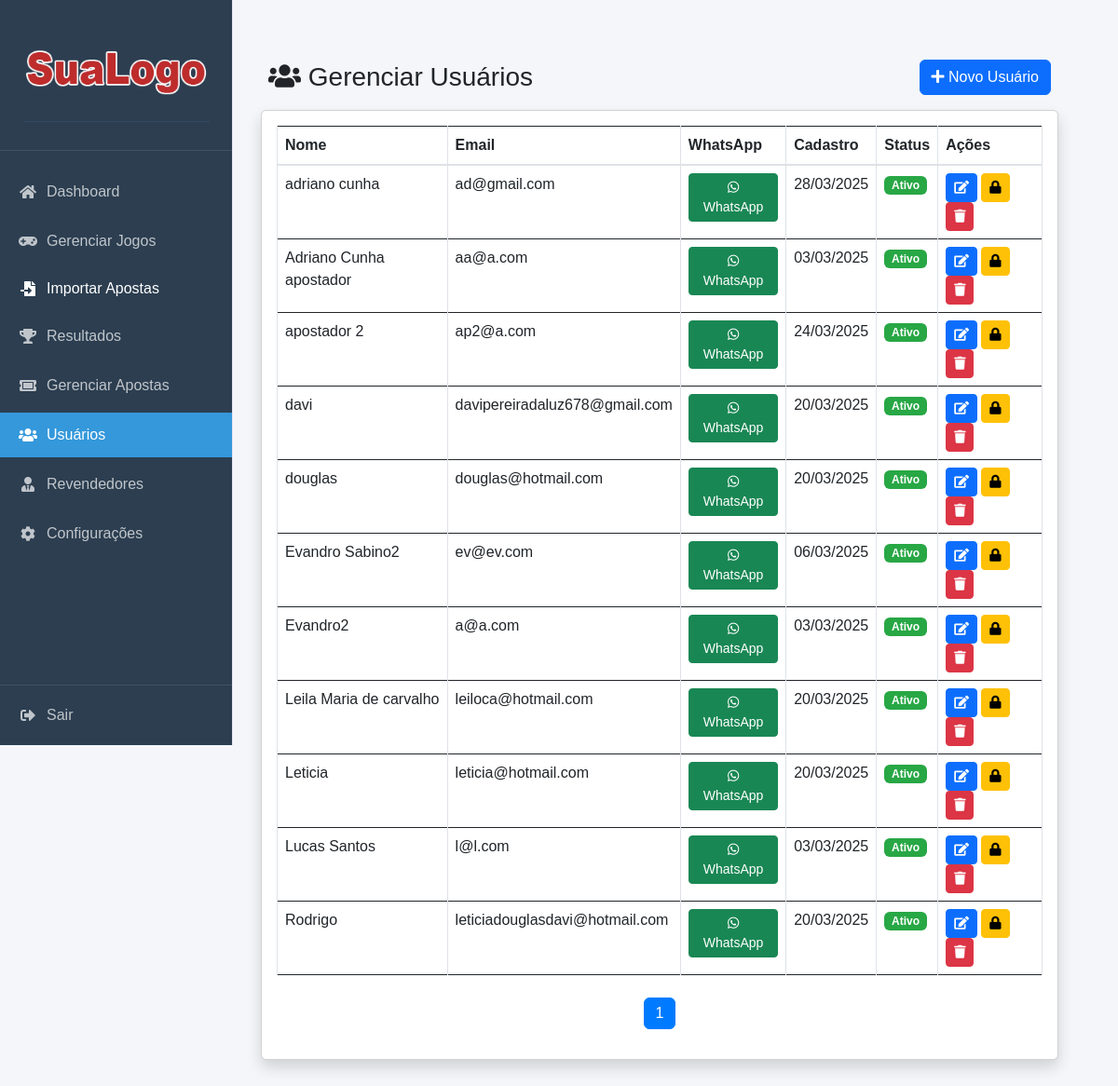
Page /admin/gerenciar_usuarios.php (signed in) on the committed database.
### tables this page shows
CREATE TABLE `usuarios` (
  `id` int NOT NULL,
  `nome` varchar(100) NOT NULL,
  `email` varchar(100) NOT NULL,
  `telefone` varchar(20) DEFAULT NULL,
  `whatsapp` varchar(20) DEFAULT NULL,
  `senha` varchar(255) NOT NULL,
  `tipo` enum('admin','usuario','revendedor') DEFAULT 'usuario',
  `created_at` timestamp NULL DEFAULT CURRENT_TIMESTAMP,
  `revendedor_id` int DEFAULT NULL,
  `comissao` decimal(5,2) DEFAULT '0.00',
  `data_cadastro` datetime DEFAULT CURRENT_TIMESTAMP,
  `status` tinyint(1) DEFAULT '1'
);

### admin/gerenciar_usuarios.php (the view, shortened to what this page needs)
<?php
require_once '../config/database.php';
require_once 'includes/header.php';
$pagina = isset($_GET['pagina']) ? max(1, intval($_GET['pagina'])) : 1;
$itens_por_pagina = 50;
$offset = ($pagina - 1) * $itens_por_pagina;
$sql = "SELECT u.*, r.nome as nome_revendedor
        FROM usuarios u
        LEFT JOIN usuarios r ON u.revendedor_id = r.id
        WHERE u.tipo = 'usuario'";
$params = [];
$stmt_count = $pdo->prepare(str_replace('u.*, r.nome as nome_revendedor', 'COUNT(*) as total', $sql));
$stmt_count->execute($params);
$total = $stmt_count->fetch(PDO::FETCH_ASSOC)['total'];
$sql .= " ORDER BY u.nome LIMIT {$itens_por_pagina} OFFSET {$offset}";
$stmt = $pdo->prepare($sql);
$stmt->execute($params);
$usuarios = $stmt->fetchAll(PDO::FETCH_ASSOC);
$total_paginas = ceil($total / $itens_por_pagina);
?>
<div class="container-fluid">
    <div class="d-flex justify-content-between align-items-center mb-3 px-2">
        <h1 class="h3 mb-0 text-gray-800">
            <i class="fas fa-users"></i> Gerenciar Usuários
        </h1>
        <button class="btn btn-primary" onclick="novoUsuario()">
            <i class="fas fa-plus"></i> Novo Usuário
        </button>
    </div>
    <div class="card shadow">
        <div class="card-body px-2">
            <div class="table-responsive">
                <table class="table table-bordered table-hover" id="dataTable" width="100%" cellspacing="0">
                    <thead>
                        <tr>
                            <th>Nome</th>
                            <th>Email</th>
                            <th>WhatsApp</th>
                            <th>Cadastro</th>
                            <th>Status</th>
                            <th>Ações</th>
                        </tr>
                    </thead>
                    <tbody>
                        <?php foreach ($usuarios as $usuario): ?>
                        <tr>
                            <td><?php echo htmlspecialchars($usuario['nome']); ?></td>
                            <td><?php echo htmlspecialchars($usuario['email']); ?></td>
                            <td>
                                <?php if (!empty($usuario['whatsapp'])): ?>
                                    <a href="https://wa.me/<?php echo $usuario['whatsapp']; ?>" target="_blank" class="btn btn-success btn-sm">
                                        <i class="fab fa-whatsapp"></i> WhatsApp
                                    </a>
                                <?php endif; ?>
                            </td>
                            <td><?php echo isset($usuario['data_cadastro']) ? date('d/m/Y', strtotime($usuario['data_cadastro'])) : 'N/D'; ?></td>
                            <td>
                                <span class="badge badge-<?php echo isset($usuario['status']) && $usuario['status'] ? 'success' : 'danger'; ?>">
                                    <?php echo isset($usuario['status']) && $usuario['status'] ? 'Ativo' : 'Bloqueado'; ?>
                                </span>
                            </td>
                            <td>
                                <button class="btn btn-primary btn-sm btn-editar"
                                    data-id="<?php echo $usuario['id']; ?>"
                                    data-nome="<?php echo htmlspecialchars($usuario['nome']); ?>"
                                    data-email="<?php echo htmlspecialchars($usuario['email']); ?>"
                                    data-whatsapp="<?php echo htmlspecialchars($usuario['whatsapp'] ?? ''); ?>">
                                    <i class="fas fa-edit"></i>
                                </button>
                                <button class="btn btn-<?php echo isset($usuario['status']) && $usuario['status'] ? 'warning' : 'success'; ?> btn-sm btn-alternar-status"
                                    data-id="<?php echo $usuario['id']; ?>"
                                    title="<?php echo isset($usuario['status']) && $usuario['status'] ? 'Bloquear' : 'Desbloquear'; ?>">
                                    <i class="fas fa-<?php echo isset($usuario['status']) && $usuario['status'] ? 'lock' : 'unlock'; ?>"></i>
                                </button>
                                <button class="btn btn-danger btn-sm btn-excluir" data-id="<?php echo $usuario['id']; ?>">
                                    <i class="fas fa-trash"></i>
                                </button>
                            </td>
                        </tr>
                        <?php endforeach; ?>
                    </tbody>
                </table>
                <div class="d-flex justify-content-center mt-4">
                    <nav aria-label="Navegação de página">
                        <ul class="pagination">
                            <?php for($i = 1; $i <= $total_paginas; $i++): ?>
                                <li class="page-item <?php echo $i == $pagina ? 'active' : ''; ?>">
                                    <a class="page-link" href="?pagina=<?php echo $i; ?>"><?php echo $i; ?></a>
                                </li>
                            <?php endfor; ?>
                        </ul>
                    </nav>
                </div>
            </div>
        </div>
    </div>
</div>
<?php
require_once 'includes/layout.php';
?>

### admin/includes/header.php (style rules this page uses)
body { display: flex; min-height: 100vh; }

### admin/includes/layout.php (style rules this page uses)
* { margin: 0; padding: 0; box-sizing: border-box; }
body { font-family: Arial, sans-serif; background: #f5f6fa; }

### admin/gerenciar_usuarios.php (style rules this page uses)
.container-fluid { padding: 1.5rem !important; padding-left: 15rem !important; margin-left: 0 !important; }
.card { border-radius: 0.35rem; margin: 0 !important; }
.card-body { padding: 1rem !important; }
.table-responsive { margin: 0 !important; padding: 0 !important; }

### rows in the picture
usuarios: nome "adriano cunha", email "ad@gmail.com", data_cadastro "28/03/2025", status "Ativo"
usuarios: nome "Adriano Cunha apostador", email "aa@a.com", data_cadastro "03/03/2025", status "Ativo"
usuarios: nome "apostador 2", email "ap2@a.com", data_cadastro "24/03/2025", status "Ativo"
usuarios: nome "davi", email "davipereiradaluz678@gmail.com", data_cadastro "20/03/2025", status "Ativo"
usuarios: nome "douglas", email "douglas@hotmail.com", data_cadastro "20/03/2025", status "Ativo"
usuarios: nome "Evandro Sabino2", email "ev@ev.com", data_cadastro "06/03/2025", status "Ativo"
usuarios: nome "Evandro2", email "a@a.com", data_cadastro "03/03/2025", status "Ativo"
usuarios: nome "Leila Maria de carvalho", email "leiloca@hotmail.com", data_cadastro "20/03/2025", status "Ativo"
usuarios: nome "Leticia", email "leticia@hotmail.com", data_cadastro "20/03/2025", status "Ativo"
usuarios: nome "Lucas Santos", email "l@l.com", data_cadastro "03/03/2025", status "Ativo"
usuarios: nome "Rodrigo", email "leticiadouglasdavi@hotmail.com", data_cadastro "20/03/2025", status "Ativo"
